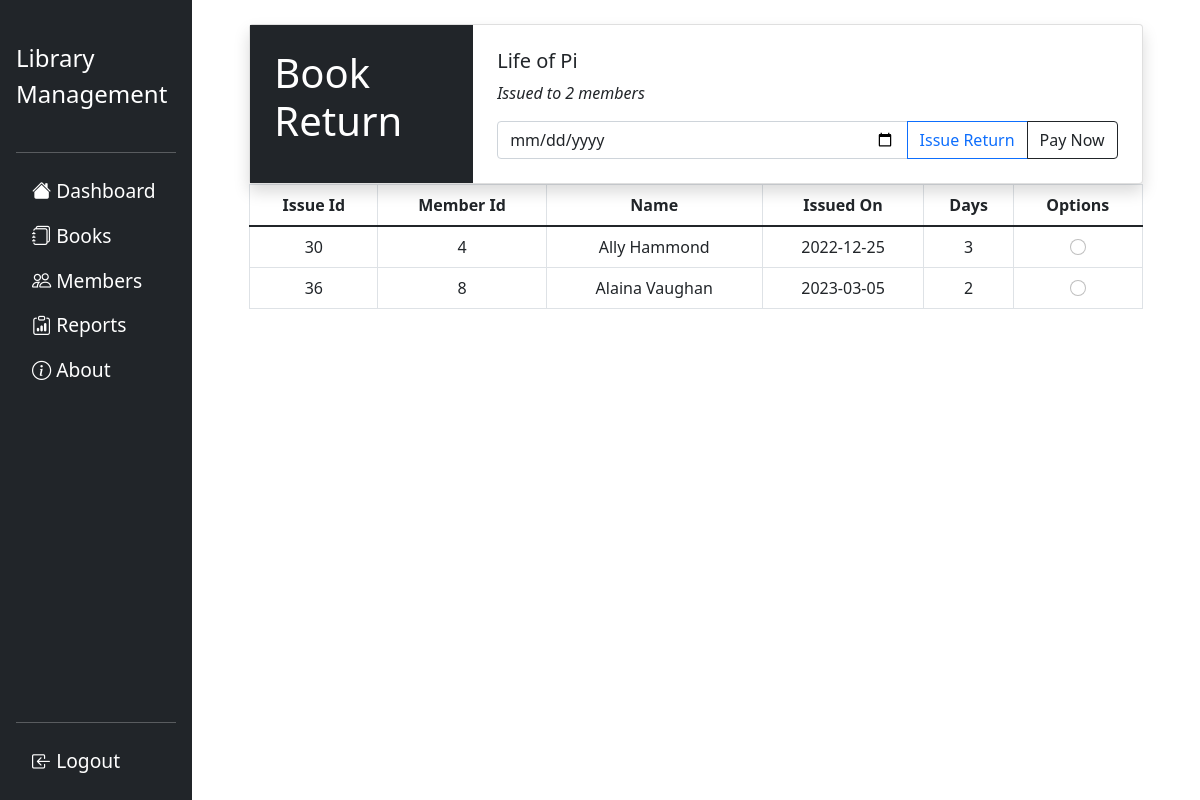
Page /issue_return/1226 (signed in) on the committed database.
### flasklib/models.py (models this page shows, shortened)
class Book(db.Model):
    bid=db.Column(db.Integer,primary_key=True)
    title=db.Column(db.String,nullable=False)
    authors=db.Column(db.String,nullable=False)
    average_rating=db.Column(db.String,nullable=False)
    isbn=db.Column(db.String,nullable=False)
    publisher=db.Column(db.String,nullable=False)
    publish_date=db.Column(db.String,nullable=False)
    quantity=db.Column(db.Integer,nullable=False,default=5)
    availability=db.Column(db.Integer,nullable=False,default=5)
    borrowers=db.Column(db.String,db.ForeignKey('member.mid'),default='')

class BookIssue(db.Model):
    issue_id=db.Column(db.Integer,primary_key=True)
    days=db.Column(db.Integer,nullable=False,default=7)
    bid=db.Column(db.Integer,nullable=False)
    mid=db.Column(db.Integer,db.ForeignKey('member.mid'),default='')
    issue_date=db.Column(db.DateTime,nullable=False,default=datetime.utcnow)
    due_date=db.Column(db.DateTime,nullable=False)
    fee=db.Column(db.Float)
    returned=db.Column(db.Boolean,nullable=False,default=0)

class Member(db.Model):
    mid=db.Column(db.Integer,primary_key=True)
    mname=db.Column(db.String(20),nullable=False)
    email=db.Column(db.String,unique=True,nullable=False)
    contact=db.Column(db.String(12),nullable=False)
    date_added=db.Column(db.DateTime,default=datetime.utcnow)
    debt=db.Column(db.Float,nullable=False,default=0)
    dues=db.Column(db.String,default='')
    books=db.relationship('Book',backref='issued_to',lazy=True)
    issues=db.relationship('BookIssue',backref='issues',lazy=True)

### flasklib/issues/routes.py (the view, shortened to what this page needs)
@issues.route("/issue_return/<int:bid>",methods=['GET','POST'])
@login_required
def issue_return(bid):
    form=IssueReturnForm()
    issues=BookIssue.query.filter_by(bid=bid,returned=0).all()
    book=Book.query.get(bid)
    return render_template('templates_issues/return.html',title='Issue a Book Return',form=form,issues=issues,book=book)

### flasklib/issues/forms.py (shortened to what this page needs)
class IssueReturnForm(FlaskForm):
    date=DateField('Date')
    memberRadio=StringField()

### flasklib/models.py (called while the page is built)
@login_manager.user_loader
def load_user(user_id):
    return Admin.query.get(int(user_id))

### flasklib/templates/templates_issues/return.html (shortened to what this page needs)
{% extends 'layout.html' %}
{% block content %}
<div class="container col-11">
    <div class="card shadow rounded">
        <div class="row g-0">
            <div class="col-md-3" style="background-color:rgb(33,37,41);">
                <h1 class="text-white m-4 display-6">Book Return</h1>
            </div>
            <div class="col-md-9 p-2">
                <div class="card-body">
                    <h5>{{ book.title }}</h5>
                    <p><em>Issued to {{ issues|length }} members</em></p>
                    <form class="d-grid" action="/issue_return/{{book.bid}}" method="POST" style="display: inline;">
                        <div class="input-group">
                            {{ form.date(class="form-control",type="date")}}
                            <input type="submit" name="submit_return" value="Issue Return"
                                class="btn btn-outline-primary">
                            <input type="submit" name="submit_return" value="Pay Now"
                                class="btn btn-outline-dark">
                        </div>
                </div>
            </div>
        </div>
    </div>
    {% if issues|length> 0 %}
    <div class="table-responsive container px-0">
        <table class="table align-middle table-bordered">
            <thead>
                <tr class="text-center">
                    <th scope="col">Issue Id</th>
                    <th scope="col">Member Id</th>
                    <th scope="col">Name</th>
                    <th scope="col">Issued On</th>
                    <th scope="col">Days</th>
                    <th scope="col">Options</th>
                </tr>
            </thead>
            <tbody>
                {% for issue in issues %}
                <tr class="text-center">
                    <td>{{ issue.issue_id }}</td>
                    <td>{{ issue.mid }}</td>
                    <td>{{ issue.issues.mname }}</td>
                    <td>{{ issue.issue_date.date() }}</td>
                    <td>{{ issue.days }}</td>
                    <td>
                        {{ form.memberRadio(class="form-check-input",type="radio",id="memberRadio",value=issue.mid) }}
                    </td>
                </tr>
                {% endfor %}
                {% endif %}
            </tbody>
        </table>
    </div>
</div>
{% endblock content %}

### rows in the picture
Book: title "Life of Pi"
BookIssue: issue_id "30", mid "4", issues.mname "Ally Hammond", issue_date "2022-12-25", days "3"
BookIssue: issue_id "36", mid "8", issues.mname "Alaina Vaughan", issue_date "2023-03-05", days "2"

### other values in the picture
{{ issues|length }} "2"
